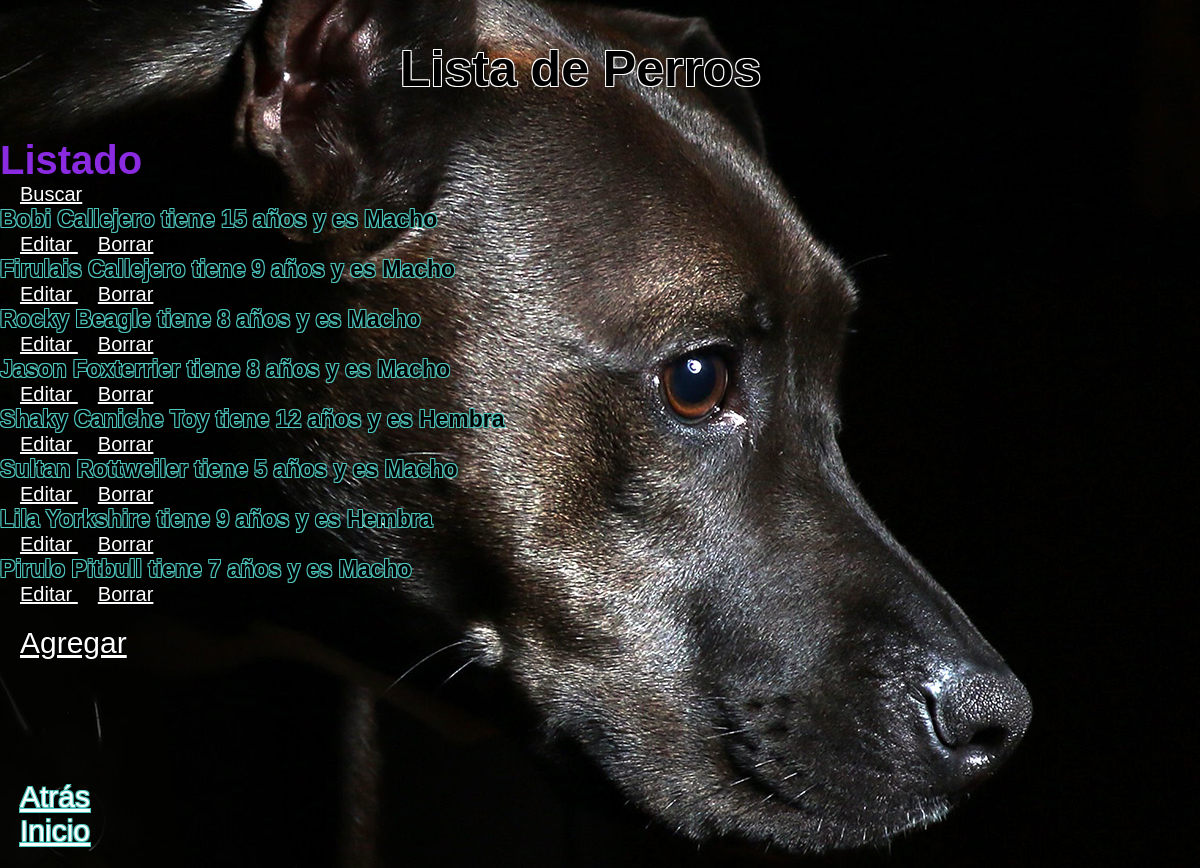
Page /AppEntrega/perros/ on the committed database.
### AppEntrega/models.py (models this page shows, shortened)
class Perro(models.Model):
    nombre=models.CharField(max_length=30)
    raza=models.CharField(max_length=30)
    genero=models.CharField(max_length=6)
    edad=models.IntegerField()

### AppEntrega/views.py (the view)
# urls.py: path("perros/", listaPerros, name="perros"),
def listaPerros(request):
    perros= Perro.objects.all()
    return render(request, "perros.html", {"perros": perros})

### AppEntrega/templates/perros.html (shortened to what this page needs)
{% extends "padre.html" %}
{% load static %}
{% block styles %} <link rel="stylesheet" href="{% static 'css/perros.css' %} "> {% endblock %}
{% block titulo %}
Lista de Perros
{% endblock %}
{% block contenido %}
    <ul>
        <h1 class="subTitulo"> Listado </h1>
        <a class="btnAccion" href="{% url 'searchPerro' %}"> Buscar </a>
        {% for perro in perros %}
        <li class="listas">{{ perro.nombre }} {{ perro.raza }} tiene {{ perro.edad }} años y es {{ perro.genero }}</li>
        <a class="btnAccion" href="{% url 'editPerro' perro.id %}"> Editar </a>
        <a class="btnAccion" href="{% url 'delPerro' perro.id %}"> Borrar </a>
        {% endfor %}
        <div class="btnForm">
            <a class="btn" href="../addPerro"> Agregar </a>
        </div>
    </ul>
{% endblock %}
{% block btnMovimiento %}
<div>
<a class="btn" href="../categorias"> Atrás </a>
</div>
<div>
<a class="btn" href="{% url 'inicio' %}"> Inicio </a>
</div>
{% endblock %}

### AppEntrega/static/css/perros.css (style rules this page uses)
* { background: url("../assets/img/bg-dog.jpg") no-repeat center center fixed; color: rgb(255, 255, 255); margin: 0px; padding: 0px; font-family: Arial, Helvetica, sans-serif; }
.subTitulo { color: blueviolet; font-size: 40px; }
.listas { font-size: 23px; font-weight: bold; color: black; text-shadow: -1px -1px 0 rgb(78, 197, 189), 1px -1px 0 rgb(78, 197, 189), -1px 1px 0 rgb(78, 197, 189), 1px 1px 0 rgb(78, 197, 189); }
.btnAccion { font-size: 20px; margin-left: 20px; text-shadow: -1px -1px 0 rgb(0, 0, 0), 1px -1px 0 rgb(0, 0, 0), -1px 1px 0 rgb(0, 0, 0), 1px 1px 0 rgb(0, 0, 0); }
.btnForm { margin-top: 20px; font-size: 30px; margin-left: 20px; text-shadow: -1px -1px 0 rgb(0, 0, 0), 1px -1px 0 rgb(0, 0, 0), -1px 1px 0 rgb(0, 0, 0), 1px 1px 0 rgb(0, 0, 0); }

### rows in the picture
Perro: nombre "Bobi", raza "Callejero", edad "15", genero "Macho"
Perro: nombre "Firulais", raza "Callejero", edad "9", genero "Macho"
Perro: nombre "Rocky", raza "Beagle", edad "8", genero "Macho"
Perro: nombre "Jason", raza "Foxterrier", edad "8", genero "Macho"
Perro: nombre "Shaky", raza "Caniche Toy", edad "12", genero "Hembra"
Perro: nombre "Sultan", raza "Rottweiler", edad "5", genero "Macho"
Perro: nombre "Lila", raza "Yorkshire", edad "9", genero "Hembra"
Perro: nombre "Pirulo", raza "Pitbull", edad "7", genero "Macho"
